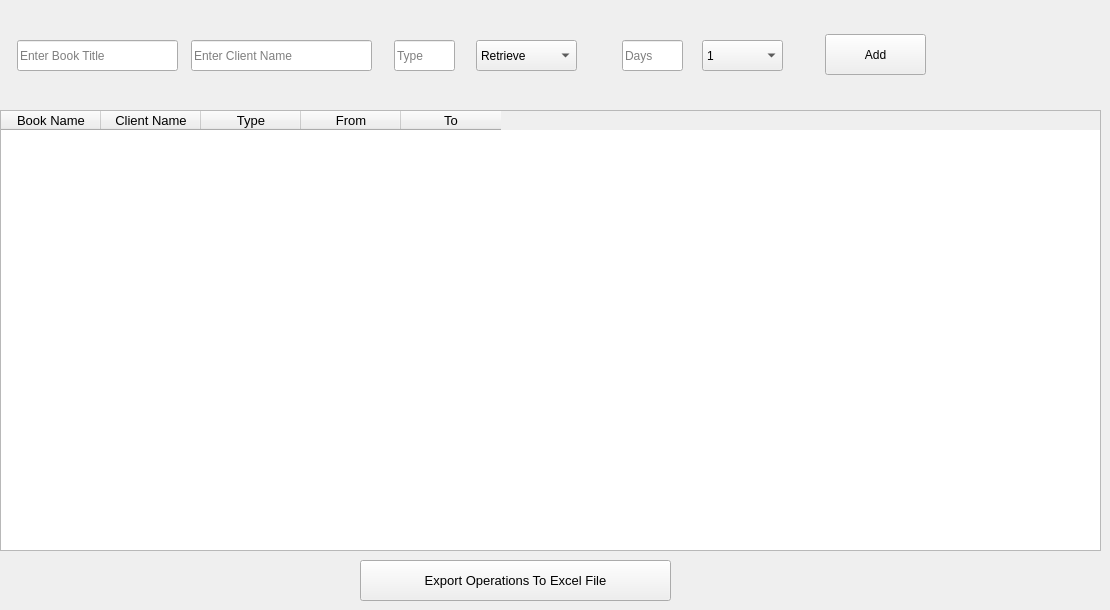
    <widget class="QWidget" name="tab">
     <attribute name="title">
      <string>Tab 1</string>
     </attribute>
     <widget class="QTableWidget" name="tableWidget">
      <property name="geometry">
       <rect>
        <x>0</x>
        <y>110</y>
        <width>1101</width>
        <height>441</height>
       </rect>
      </property>
      <property name="font">
       <font>
        <pointsize>10</pointsize>
       </font>
      </property>
      <column>
       <property name="text">
        <string>Book Name</string>
       </property>
      </column>
      <column>
       <property name="text">
        <string>Client Name</string>
       </property>
      </column>
      <column>
       <property name="text">
        <string>Type</string>
       </property>
      </column>
      <column>
       <property name="text">
        <string>From</string>
       </property>
      </column>
      <column>
       <property name="text">
        <string>To</string>
       </property>
      </column>
     </widget>
     <widget class="QPushButton" name="pushButton_6">
      <property name="geometry">
       <rect>
        <x>825</x>
        <y>34</y>
        <width>101</width>
        <height>41</height>
       </rect>
      </property>
      <property name="text">
       <string>Add</string>
      </property>
     </widget>
     <widget class="QLineEdit" name="lineEdit">
      <property name="geometry">
       <rect>
        <x>17</x>
        <y>40</y>
        <width>161</width>
        <height>31</height>
       </rect>
      </property>
      <property name="text">
       <string/>
      </property>
      <property name="placeholderText">
       <string>Enter Book Title</string>
      </property>
     </widget>
     <widget class="QComboBox" name="comboBox">
      <property name="geometry">
       <rect>
        <x>476</x>
        <y>40</y>
        <width>101</width>
        <height>31</height>
       </rect>
      </property>
      <item>
       <property name="text">
        <string>Retrieve</string>
       </property>
      </item>
      <item>
       <property name="text">
        <string>rent</string>
       </property>
      </item>
     </widget>
     <widget class="QComboBox" name="comboBox_2">
      <property name="geometry">
       <rect>
        <x>702</x>
        <y>40</y>
        <width>81</width>
        <height>31</height>
       </rect>
      </property>
      <item>
       <property name="text">
        <string>1</string>
       </property>
      </item>
      <item>
       <property name="text">
        <string>2</string>
       </property>
      </item>
      <item>
       <property name="text">
        <string>3</string>
       </property>
      </item>
      <item>
       <property name="text">
        <string>4</string>
       </property>
      </item>
      <item>
       <property name="text">
        <string>5</string>
       </property>
      </item>
      <item>
       <property name="text">
        <string>6</string>
       </property>
      </item>
      <item>
       <property name="text">
        <string>7</string>
       </property>
      </item>
      <item>
       <property name="text">
        <string>8</string>
       </property>
      </item>
      <item>
       <property name="text">
        <string>9</string>
       </property>
      </item>
      <item>
       <property name="text">
        <string>10</string>
       </property>
      </item>
     </widget>
     <widget class="QLineEdit" name="lineEdit_2">
      <property name="geometry">
       <rect>
        <x>394</x>
        <y>40</y>
        <width>61</width>
        <height>31</height>
       </rect>
      </property>
      <property name="text">
       <string/>
      </property>
      <property name="placeholderText">
       <string>Type</string>
      </property>
     </widget>
     <widget class="QLineEdit" name="lineEdit_3">
      <property name="geometry">
       <rect>
        <x>622</x>
        <y>40</y>
        <width>61</width>
        <height>31</height>
       </rect>
      </property>
      <property name="text">
       <string/>
      </property>
      <property name="placeholderText">
       <string>Days</string>
      </property>
     </widget>
     <widget class="QLineEdit" name="lineEdit_24">
      <property name="geometry">
       <rect>
        <x>191</x>
        <y>40</y>
        <width>181</width>
        <height>31</height>
       </rect>
      </property>
      <property name="text">
       <string/>
      </property>
      <property name="placeholderText">
       <string>Enter Client Name</string>
      </property>
     </widget>
     <widget class="QPushButton" name="pushButton_27">
      <property name="geometry">
       <rect>
        <x>360</x>
        <y>560</y>
        <width>311</width>
        <height>41</height>
       </rect>
      </property>
      <property name="font">
       <font>
        <pointsize>10</pointsize>
       </font>
      </property>
      <property name="text">
       <string>Export Operations To Excel File</string>
      </property>
     </widget>
    </widget>
